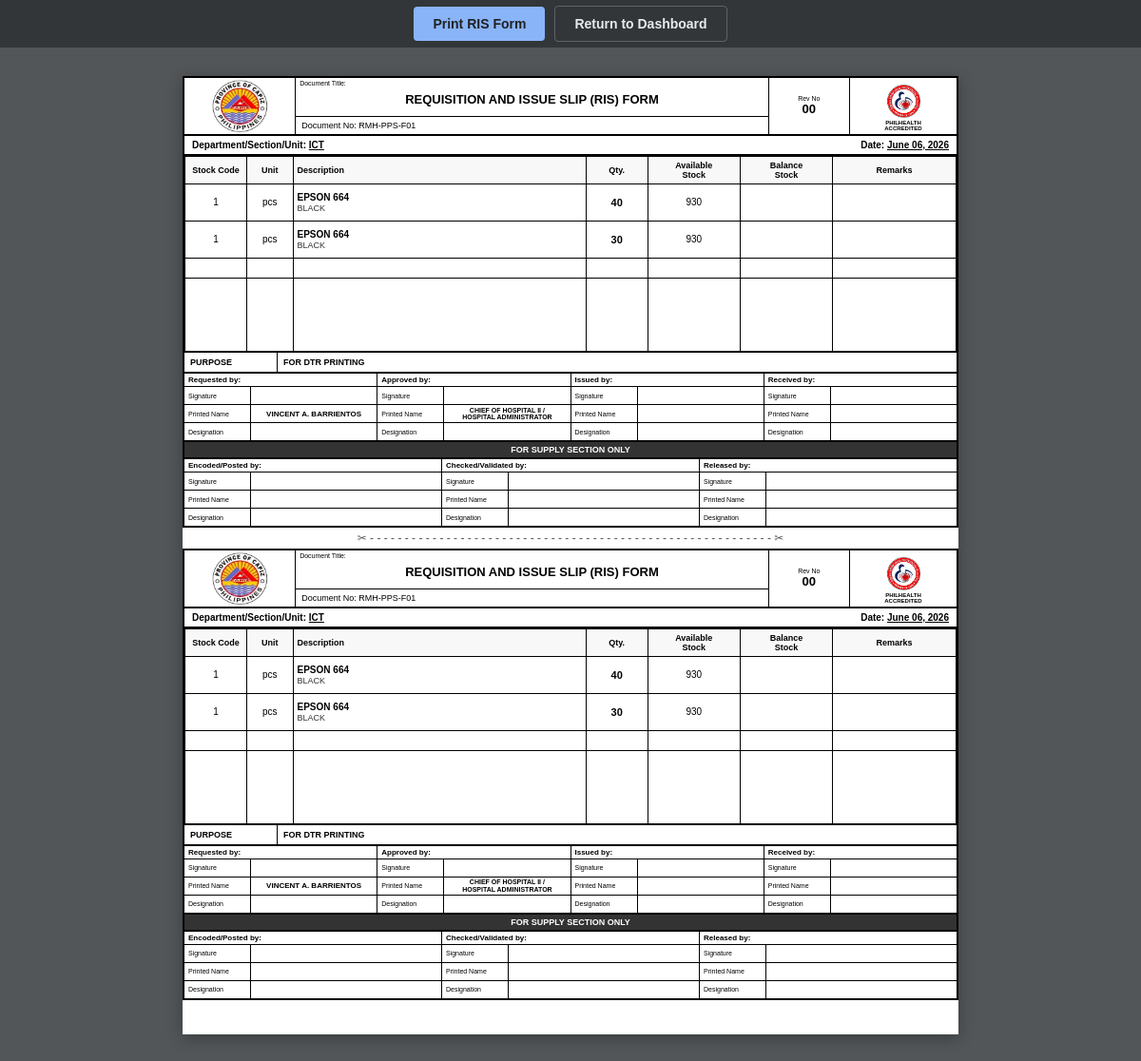
Screenshot of /print-bulk/4e26671d-7732-4aa9-a63d-3338400aaee7 with the database file from the repository.
### app.py (models this page shows)
class DepartmentRequest(db.Model):
    __tablename__ = 'department_requests'
    id = db.Column(db.Integer, primary_key=True)
    batch_id = db.Column(db.String(50), nullable=False)
    department_name = db.Column(db.String(100), nullable=False)
    requested_by = db.Column(db.String(100), nullable=False)
    supply_id = db.Column(db.Integer, db.ForeignKey('supplies.id'), nullable=False)
    quantity = db.Column(db.Integer, nullable=False)
    purpose = db.Column(db.String(255), nullable=False)
    status = db.Column(db.String(20), default='Pending')
    created_at = db.Column(db.DateTime, default=datetime.utcnow)
    supply = db.relationship('Supply', backref=db.backref('requests', lazy=True))

class Supply(db.Model):
    __tablename__ = 'supplies'
    id = db.Column(db.Integer, primary_key=True)
    name = db.Column(db.String(150), nullable=False)
    category = db.Column(db.String(100), nullable=True)
    description = db.Column(db.String(255), nullable=True)
    quantity = db.Column(db.Integer, nullable=False, default=0)
    unit = db.Column(db.String(50), nullable=False)
    reorder_level = db.Column(db.Integer, nullable=False, default=10)
    created_at = db.Column(db.DateTime, default=datetime.utcnow)
    updated_at = db.Column(db.DateTime, default=datetime.utcnow, onupdate=datetime.utcnow)

### app.py (the view)
@app.route('/print-bulk/<batch_id>')
def print_bulk(batch_id):
    batch_requests = DepartmentRequest.query.filter_by(batch_id=batch_id).all()
    if not batch_requests:
        return "Batch not found", 404
    return render_template('print_template.html', batch_requests=batch_requests)

### templates/print_template.html (shortened to what this page needs)
<!DOCTYPE html>
<html lang="en">
<head>
</head>
<body>
    <div class="print-toolbar">
        <button onclick="window.print()" class="btn-action btn-print">Print RIS Form</button>
        <a href="/portal" class="btn-action btn-back">Return to Dashboard</a>
    </div>
    <div class="paper-preview">
        {% for copy in range(2) %}
        <div class="form-container">
            <div class="header-table">
                <div class="header-col-1">
                    <img src="{{ url_for('static', filename='capiz.jpg') }}" class="capiz-logo" alt="Capiz">
                </div>
                <div class="header-col-2">
                    <div class="header-title-box">
                        <span class="doc-title-label">Document Title:</span>
                        <strong style="font-size: 13px; margin-top: 6px;">REQUISITION AND ISSUE SLIP (RIS) FORM</strong>
                    </div>
                    <div class="header-docno-box">Document No: RMH-PPS-F01</div>
                </div>
                <div class="header-col-3">
                    <span style="font-size: 7px;">Rev No</span>
                    <strong style="font-size: 13px;">00</strong>
                </div>
                <div class="header-col-4">
                    <img src="{{ url_for('static', filename='rmph.jpg') }}" class="rmph-logo" alt="RMPH">
                    <div style="font-size: 6px; font-weight: bold; text-align: center; margin-top: 2px;">PHILHEALTH<br>ACCREDITED</div>
                </div>
            </div>
            <div class="info-section">
                <div>Department/Section/Unit: <span style="text-decoration: underline; text-transform: uppercase;">{{ batch_requests[0].department_name }}</span></div>
                <div>Date: <span style="text-decoration: underline;">{{ batch_requests[0].created_at.strftime('%B %d, %Y') }}</span></div>
            </div>
            <table>
                <thead>
                    <tr>
                        <th class="col-code">Stock Code</th>
                        <th class="col-unit">Unit</th>
                        <th class="col-desc">Description</th>
                        <th class="col-qty">Qty.</th>
                        <th class="col-avail">Available<br>Stock</th>
                        <th class="col-bal">Balance<br>Stock</th>
                        <th class="col-rem">Remarks</th>
                    </tr>
                </thead>
                <tbody>
                    {% for item in batch_requests %}
                    <tr>
                        <td style="padding: 8px 4px;">{{ item.supply.id }}</td>
                        <td style="padding: 8px 4px;">{{ item.supply.unit }}</td>
                        <td class="col-desc" style="padding: 8px 4px;">
                            <strong>{{ item.supply.name }}</strong><br>
                            <span style="font-size: 9px; color: #333; text-transform: uppercase;">{{ item.supply.description }}</span>
                        </td>
                        <td style="font-weight: bold; font-size: 11px; padding: 8px 4px;">{{ item.quantity }}</td>
                        <td style="padding: 8px 4px;">{{ item.supply.quantity }}</td>
                        <td style="padding: 8px 4px;"></td>
                        <td style="padding: 8px 4px;"></td>
                    </tr>
                    {% endfor %}
                    {% set min_rows = 3 %}
                    {% set current_rows = batch_requests|length %}
                    {% set filler = min_rows - current_rows %}
                    {% if filler > 0 %}
                        {% for i in range(filler) %}
                        <tr>
                            <td style="padding: 10px;"></td><td></td><td></td><td></td><td></td><td></td><td></td>
                        </tr>
                        {% endfor %}
                    {% endif %}
                    <tr style="height: 100%;">
                        <td style="border-bottom: none;"></td>
                        <td style="border-bottom: none;"></td>
                        <td style="border-bottom: none;"></td>
                        <td style="border-bottom: none;"></td>
                        <td style="border-bottom: none;"></td>
                        <td style="border-bottom: none;"></td>
                        <td style="border-bottom: none;"></td>
                    </tr>
                </tbody>
            </table>
            <div class="purpose-section">
                <div class="purpose-label">PURPOSE</div>
                <div class="purpose-content">{{ batch_requests[0].purpose }}</div>
            </div>
            <div class="signature-grid">
                {% for title in ['Requested by:', 'Approved by:', 'Issued by:', 'Received by:'] %}
                <div class="sig-col">
                    <div class="sig-header">{{ title }}</div>
                    <div class="sig-row"><div class="sig-label">Signature</div><div class="sig-value"></div></div>
                    <div class="sig-row">
                        <div class="sig-label">Printed Name</div>
                        <div class="sig-value">
                            {% if title == 'Requested by:' %}{{ batch_requests[0].requested_by }}
                            {% elif title == 'Approved by:' %}<span style="font-size: 7px; line-height: 1.1;">CHIEF OF HOSPITAL II /<br>HOSPITAL ADMINISTRATOR</span>{% endif %}
                        </div>
                    </div>
                    <div class="sig-row"><div class="sig-label">Designation</div><div class="sig-value"></div></div>
                </div>
                {% endfor %}
            </div>
            <div class="supply-section-title">FOR SUPPLY SECTION ONLY</div>
            <div class="signature-grid" style="border-bottom: none;">
                {% for title in ['Encoded/Posted by:', 'Checked/Validated by:', 'Released by:'] %}
                <div class="sig-col">
                    <div class="sig-header">{{ title }}</div>
                    <div class="sig-row"><div class="sig-label">Signature</div><div class="sig-value"></div></div>
                    <div class="sig-row"><div class="sig-label">Printed Name</div><div class="sig-value"></div></div>
                    <div class="sig-row"><div class="sig-label">Designation</div><div class="sig-value"></div></div>
                </div>
                {% endfor %}
            </div>
        </div>
        {% if copy == 0 %}
            <div class="cut-line">✂ - - - - - - - - - - - - - - - - - - - - - - - - - - - - - - - - - - - - - - - - - - - - - - - - - - - - - - - - - - ✂</div>
        {% endif %}
        {% endfor %}
    </div>
</body>
</html>

### templates/print_template.html (style rules this page uses)
body { font-family: Arial, sans-serif; font-size: 10px; background-color: #525659; margin: 0; padding: 20px; }
.print-toolbar { position: fixed; top: 0; left: 0; right: 0; height: 50px; background-color: #323639; display: flex; align-items: center; justify-content: center; gap: 10px; z-index: 1000; }
.btn-action { padding: 10px 20px; font-size: 14px; font-weight: bold; border-radius: 4px; cursor: pointer; text-decoration: none; border: none; }
.btn-print { background-color: #8ab4f8; color: #202124; }
.btn-back { background-color: transparent; color: #e8eaed; border: 1px solid #5f6368; }
.paper-preview { background-color: #fff; width: 8.5in; height: 10.5in; margin: 60px auto 20px; box-shadow: 0 4px 15px rgba(0,0,0,0.3); box-sizing: border-box; display: flex; flex-direction: column; padding: 0; }
.form-container { width: 100%; height: 4.95in; border: 2px solid #000; box-sizing: border-box; display: flex; flex-direction: column; overflow: hidden; }
.header-table { display: flex; height: 65px; border-bottom: 2px solid #000; }
.header-col-1, .header-col-3 { display: flex; align-items: center; justify-content: center; border-right: 1px solid #000; padding: 2px; }
.header-col-1 { width: 14%; }
.header-col-3 { width: 10%; flex-direction: column; }
.header-col-2 { width: 62%; border-right: 1px solid #000; display: flex; flex-direction: column; }
.header-title-box { flex-grow: 1; border-bottom: 1px solid #000; display: flex; flex-direction: column; align-items: center; justify-content: center; position: relative; }
.doc-title-label { position: absolute; top: 2px; left: 4px; font-size: 7px; }
.header-docno-box { height: 18px; display: flex; align-items: center; padding-left: 6px; font-size: 9px; }
.header-col-4 { width: 14%; display: flex; flex-direction: column; align-items: center; justify-content: center; padding-top: 4px; }
.capiz-logo { max-height: 55px; max-width: 90%; object-fit: contain; }
.rmph-logo { max-height: 35px; max-width: 90%; object-fit: contain; }
.info-section { display: flex; justify-content: space-between; padding: 4px 8px; border-bottom: 2px solid #000; font-weight: bold; font-size: 10px; }
table { width: 100%; border-collapse: collapse; flex-grow: 1; height: 100%; }
th, td { border: 1px solid #000; padding: 4px; text-align: center; font-size: 10px; }
th { background-color: #f8f8f8; font-weight: bold; height: 18px; font-size: 9px; }
.col-code { width: 8%; }
.col-unit { width: 6%; }
.col-desc { width: 38%; text-align: left; }
.col-qty { width: 8%; }
.col-avail { width: 12%; }
.col-bal { width: 12%; }
.col-rem { width: 16%; }
.purpose-section { display: flex; border-bottom: 2px solid #000; border-top: 2px solid #000; font-size: 9px; align-items: stretch; min-height: 20px; }
.purpose-label { width: 85px; font-weight: bold; border-right: 1px solid #000; padding: 2px 6px; display: flex; align-items: center; }
.purpose-content { padding: 2px 6px; display: flex; align-items: center; flex-grow: 1; text-transform: uppercase; font-weight: bold; }
.signature-grid { display: flex; width: 100%; border-bottom: 2px solid #000; }
.sig-col { flex: 1; border-right: 1px solid #000; display: flex; flex-direction: column; }
.sig-col:last-child { border-right: none; }
.sig-header { padding: 2px 4px; border-bottom: 1px solid #000; font-weight: bold; font-size: 8px; }
.sig-row { display: flex; border-bottom: 1px solid #000; min-height: 18px; }
.sig-row:last-child { border-bottom: none; }
.sig-label { width: 65px; border-right: 1px solid #000; font-size: 7px; display: flex; align-items: center; padding-left: 4px; font-weight: normal; }
.sig-value { flex-grow: 1; display: flex; align-items: center; justify-content: center; font-weight: bold; font-size: 8px; text-align: center; text-transform: uppercase; }
.supply-section-title { background-color: #333; color: #fff; text-align: center; font-size: 9px; font-weight: bold; padding: 3px; border-bottom: 2px solid #000; -webkit-print-color-adjust: exact; print-color-adjust: exact; }
.cut-line { text-align: center; font-size: 12px; color: #555; height: 12px; line-height: 12px; overflow: hidden; margin: 0.05in 0; }

### rows the page displays
DepartmentRequest: department_name "ICT" "ICT", created_at "June 06, 2026" "June 06, 2026", supply.id "1", supply.unit "pcs", supply.name "EPSON 664", supply.description "BLACK", quantity "40", supply.quantity "930", purpose "FOR DTR PRINTING" "FOR DTR PRINTING", requested_by "VINCENT A. BARRIENTOS" "VINCENT A. BARRIENTOS"
DepartmentRequest: supply.id "1", supply.unit "pcs", supply.name "EPSON 664", supply.description "BLACK", quantity "30", supply.quantity "930"

### other values shown
{{ title }} "Requested by:" "Approved by:" "Issued by:" "Received by:" "Requested by:" "Approved by:" "Issued by:" "Received by:"
{{ title }} "Encoded/Posted by:" "Checked/Validated by:" "Released by:" "Encoded/Posted by:" "Checked/Validated by:" "Released by:"
